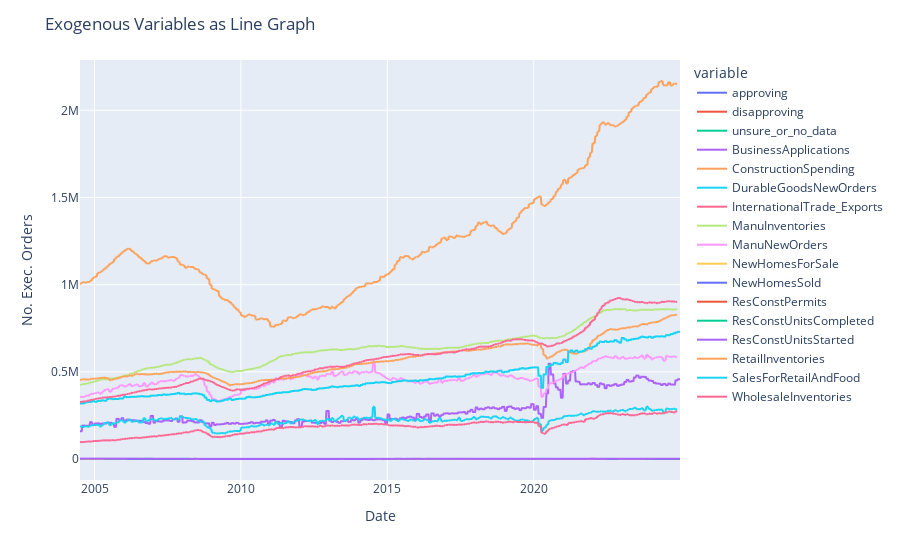

Notebook source saved alongside this figure:
### Markdown cell above
## Missing Values in Exogenous Variables

There are some time periods where the census data is missing certain economic indicator values, and we will use spline interpolation to fill those values (as neither PCA nor SARIMAX allows for missing values). Line graphs before and after are reviewed to confirm that interpolation does not result in visible trend change.

### Code cell
fig4 = px.line(df_exog_vars)
fig4.update_layout(
    xaxis_title = 'Date',
    yaxis_title = 'No. Exec. Orders',
    title = 'Exogenous Variables as Line Graph'
)
fig4.show()
null_rows = df_exog_vars[df_exog_vars.isnull().any(axis=1)]
print(f'{len(null_rows)} rows with null values found: {len(null_rows)} out of {len(df_exog_vars)} total')

### Figure 1 — Plotly figure (JSON) as saved in the notebook; plotly's stock layout.template omitted (floating-point values rounded to 4 significant figures; data arrays with more than 128 entries replaced by an {"elided": "..."} marker saying what was removed)
{"data": [{"hovertemplate": "variable=approving<br>week_start=%{x}<br>value=%{y}<extra></extra>", "legendgroup": "approving", "line": {"color": "#636efa", "dash": "solid"}, "marker": {"symbol": "circle"}, "mode": "lines", "name": "approving", "showlegend": true, "type": "scattergl", "x": {"elided": "1070 str values"}, "xaxis": "x", "y": {"elided": "1070 float values"}, "yaxis": "y"}, {"hovertemplate": "variable=disapproving<br>week_start=%{x}<br>value=%{y}<extra></extra>", "legendgroup": "disapproving", "line": {"color": "#EF553B", "dash": "solid"}, "marker": {"symbol": "circle"}, "mode": "lines", "name": "disapproving", "showlegend": true, "type": "scattergl", "x": {"elided": "1070 str values"}, "xaxis": "x", "y": {"elided": "1070 float values"}, "yaxis": "y"}, {"hovertemplate": "variable=unsure_or_no_data<br>week_start=%{x}<br>value=%{y}<extra></extra>", "legendgroup": "unsure_or_no_data", "line": {"color": "#00cc96", "dash": "solid"}, "marker": {"symbol": "circle"}, "mode": "lines", "name": "unsure_or_no_data", "showlegend": true, "type": "scattergl", "x": {"elided": "1070 str values"}, "xaxis": "x", "y": {"elided": "1070 float values"}, "yaxis": "y"}, {"hovertemplate": "variable=BusinessApplications<br>week_start=%{x}<br>value=%{y}<extra></extra>", "legendgroup": "BusinessApplications", "line": {"color": "#ab63fa", "dash": "solid"}, "marker": {"symbol": "circle"}, "mode": "lines", "name": "BusinessApplications", "showlegend": true, "type": "scattergl", "x": {"elided": "1070 str values"}, "xaxis": "x", "y": {"elided": "1070 float values"}, "yaxis": "y"}, {"hovertemplate": "variable=ConstructionSpending<br>week_start=%{x}<br>value=%{y}<extra></extra>", "legendgroup": "ConstructionSpending", "line": {"color": "#FFA15A", "dash": "solid"}, "marker": {"symbol": "circle"}, "mode": "lines", "name": "ConstructionSpending", "showlegend": true, "type": "scattergl", "x": {"elided": "1070 str values"}, "xaxis": "x", "y": {"elided": "1070 float values"}, "yaxis": "y"}, {"hovertemplate": "variable=DurableGoodsNewOrders<br>week_start=%{x}<br>value=%{y}<extra></extra>", "legendgroup": "DurableGoodsNewOrders", "line": {"color": "#19d3f3", "dash": "solid"}, "marker": {"symbol": "circle"}, "mode": "lines", "name": "DurableGoodsNewOrders", "showlegend": true, "type": "scattergl", "x": {"elided": "1070 str values"}, "xaxis": "x", "y": {"elided": "1070 float values"}, "yaxis": "y"}, {"hovertemplate": "variable=InternationalTrade_Exports<br>week_start=%{x}<br>value=%{y}<extra></extra>", "legendgroup": "InternationalTrade_Exports", "line": {"color": "#FF6692", "dash": "solid"}, "marker": {"symbol": "circle"}, "mode": "lines", "name": "InternationalTrade_Exports", "showlegend": true, "type": "scattergl", "x": {"elided": "1070 str values"}, "xaxis": "x", "y": {"elided": "1070 float values"}, "yaxis": "y"}, {"hovertemplate": "variable=ManuInventories<br>week_start=%{x}<br>value=%{y}<extra></extra>", "legendgroup": "ManuInventories", "line": {"color": "#B6E880", "dash": "solid"}, "marker": {"symbol": "circle"}, "mode": "lines", "name": "ManuInventories", "showlegend": true, "type": "scattergl", "x": {"elided": "1070 str values"}, "xaxis": "x", "y": {"elided": "1070 float values"}, "yaxis": "y"}, {"hovertemplate": "variable=ManuNewOrders<br>week_start=%{x}<br>value=%{y}<extra></extra>", "legendgroup": "ManuNewOrders", "line": {"color": "#FF97FF", "dash": "solid"}, "marker": {"symbol": "circle"}, "mode": "lines", "name": "ManuNewOrders", "showlegend": true, "type": "scattergl", "x": {"elided": "1070 str values"}, "xaxis": "x", "y": {"elided": "1070 float values"}, "yaxis": "y"}, {"hovertemplate": "variable=NewHomesForSale<br>week_start=%{x}<br>value=%{y}<extra></extra>", "legendgroup": "NewHomesForSale", "line": {"color": "#FECB52", "dash": "solid"}, "marker": {"symbol": "circle"}, "mode": "lines", "name": "NewHomesForSale", "showlegend": true, "type": "scattergl", "x": {"elided": "1070 str values"}, "xaxis": "x", "y": {"elided": "1070 float values"}, "yaxis": "y"}, {"hovertemplate": "variable=NewHomesSold<br>week_start=%{x}<br>value=%{y}<extra></extra>", "legendgroup": "NewHomesSold", "line": {"color": "#636efa", "dash": "solid"}, "marker": {"symbol": "circle"}, "mode": "lines", "name": "NewHomesSold", "showlegend": true, "type": "scattergl", "x": {"elided": "1070 str values"}, "xaxis": "x", "y": {"elided": "1070 float values"}, "yaxis": "y"}, {"hovertemplate": "variable=ResConstPermits<br>week_start=%{x}<br>value=%{y}<extra></extra>", "legendgroup": "ResConstPermits", "line": {"color": "#EF553B", "dash": "solid"}, "marker": {"symbol": "circle"}, "mode": "lines", "name": "ResConstPermits", "showlegend": true, "type": "scattergl", "x": {"elided": "1070 str values"}, "xaxis": "x", "y": {"elided": "1070 float values"}, "yaxis": "y"}, {"hovertemplate": "variable=ResConstUnitsCompleted<br>week_start=%{x}<br>value=%{y}<extra></extra>", "legendgroup": "ResConstUnitsCompleted", "line": {"color": "#00cc96", "dash": "solid"}, "marker": {"symbol": "circle"}, "mode": "lines", "name": "ResConstUnitsCompleted", "showlegend": true, "type": "scattergl", "x": {"elided": "1070 str values"}, "xaxis": "x", "y": {"elided": "1070 float values"}, "yaxis": "y"}, {"hovertemplate": "variable=ResConstUnitsStarted<br>week_start=%{x}<br>value=%{y}<extra></extra>", "legendgroup": "ResConstUnitsStarted", "line": {"color": "#ab63fa", "dash": "solid"}, "marker": {"symbol": "circle"}, "mode": "lines", "name": "ResConstUnitsStarted", "showlegend": true, "type": "scattergl", "x": {"elided": "1070 str values"}, "xaxis": "x", "y": {"elided": "1070 float values"}, "yaxis": "y"}, {"hovertemplate": "variable=RetailInventories<br>week_start=%{x}<br>value=%{y}<extra></extra>", "legendgroup": "RetailInventories", "line": {"color": "#FFA15A", "dash": "solid"}, "marker": {"symbol": "circle"}, "mode": "lines", "name": "RetailInventories", "showlegend": true, "type": "scattergl", "x": {"elided": "1070 str values"}, "xaxis": "x", "y": {"elided": "1070 float values"}, "yaxis": "y"}, {"hovertemplate": "variable=SalesForRetailAndFood<br>week_start=%{x}<br>value=%{y}<extra></extra>", "legendgroup": "SalesForRetailAndFood", "line": {"color": "#19d3f3", "dash": "solid"}, "marker": {"symbol": "circle"}, "mode": "lines", "name": "SalesForRetailAndFood", "showlegend": true, "type": "scattergl", "x": {"elided": "1070 str values"}, "xaxis": "x", "y": {"elided": "1070 float values"}, "yaxis": "y"}, {"hovertemplate": "variable=WholesaleInventories<br>week_start=%{x}<br>value=%{y}<extra></extra>", "legendgroup": "WholesaleInventories", "line": {"color": "#FF6692", "dash": "solid"}, "marker": {"symbol": "circle"}, "mode": "lines", "name": "WholesaleInventories", "showlegend": true, "type": "scattergl", "x": {"elided": "1070 str values"}, "xaxis": "x", "y": {"elided": "1070 float values"}, "yaxis": "y"}], "layout": {"legend": {"title": {"text": "variable"}, "tracegroupgap": 0}, "margin": {"t": 60}, "title": {"text": "Exogenous Variables as Line Graph"}, "xaxis": {"anchor": "y", "domain": [0, 1], "title": {"text": "Date"}}, "yaxis": {"anchor": "x", "domain": [0, 1], "title": {"text": "No. Exec. Orders"}}}}
